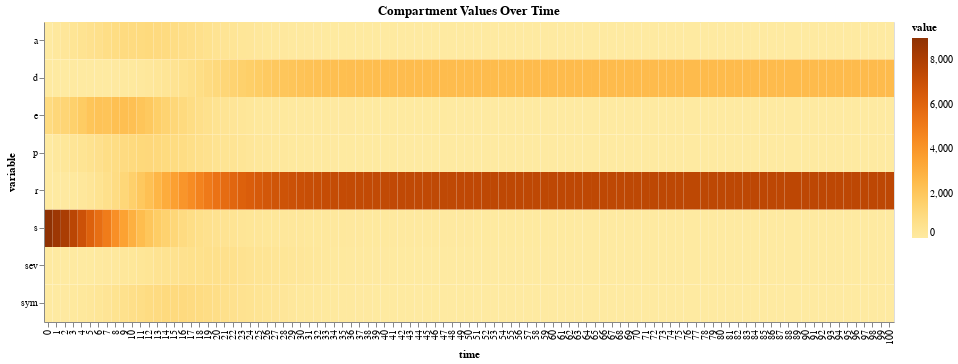

Notebook code for this chart:
### Code cell
alt.Chart(
    c_melted,
    title="Compartment Values Over Time"
).mark_rect().encode(
    x='time:O',
    y='variable:N',
    color=alt.Color('value:Q', scale=alt.Scale( scheme='yelloworangebrown'))
).properties(width=850)

### Figure 1 — Vega-Lite specification as saved in the notebook (floating-point values rounded to 4 significant figures; data arrays with more than 128 entries replaced by an {"elided": "..."} marker saying what was removed)
{"$schema": "https://vega.github.io/schema/vega-lite/v3.4.0.json", "config": {"mark": {"tooltip": null}, "view": {"height": 300, "width": 400}}, "data": {"name": "data-c5829504313b12cbf75b884f0e06a256"}, "datasets": {"data-c5829504313b12cbf75b884f0e06a256": {"elided": "808 records"}}, "encoding": {"color": {"field": "value", "scale": {"scheme": "yelloworangebrown"}, "type": "quantitative"}, "x": {"field": "time", "type": "ordinal"}, "y": {"field": "variable", "type": "nominal"}}, "mark": "rect", "title": "Compartment Values Over Time", "width": 850}
